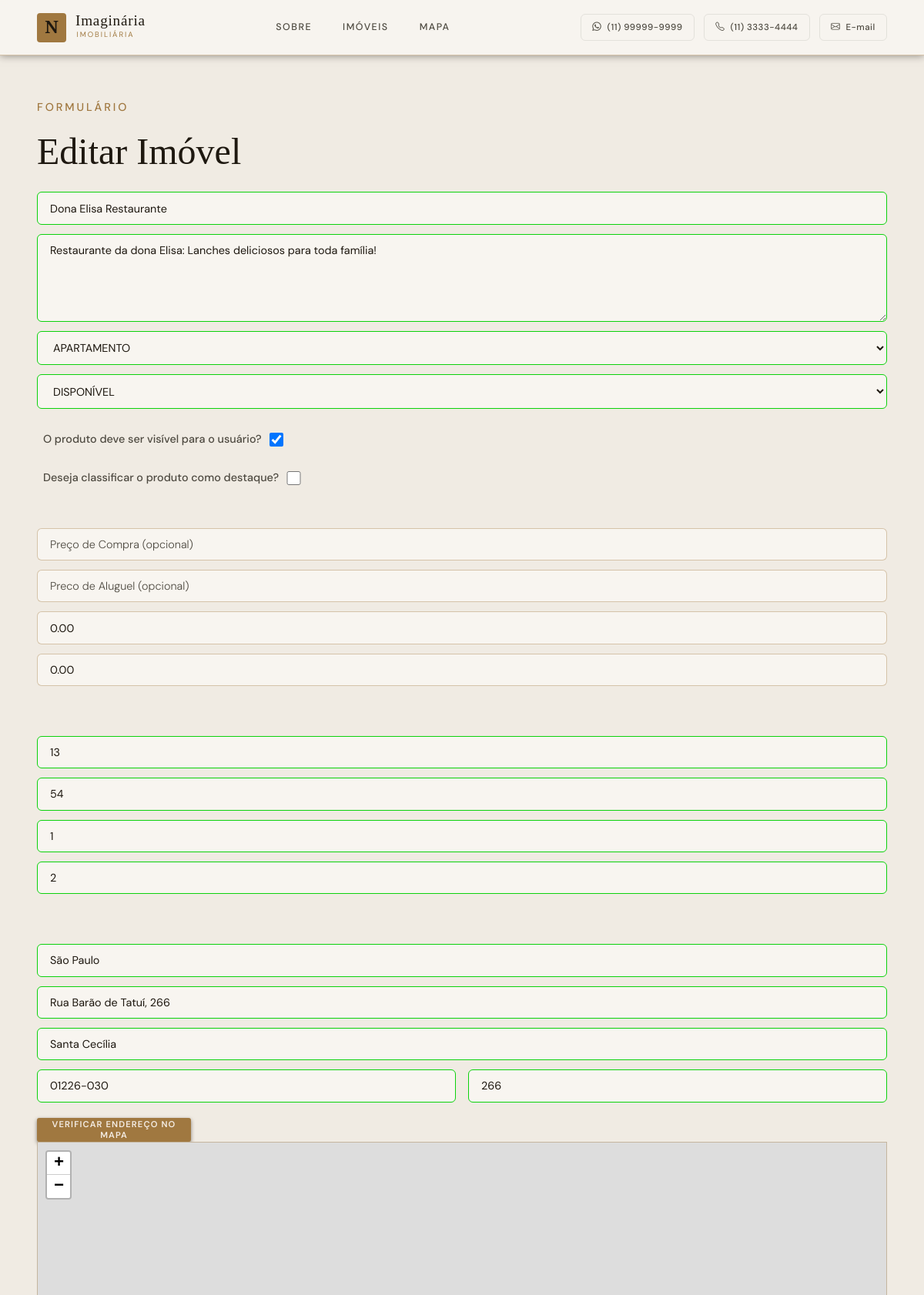
/ad_11min_k/edit/1 (signed in, upper part), run on an earlier commit of the app's database.
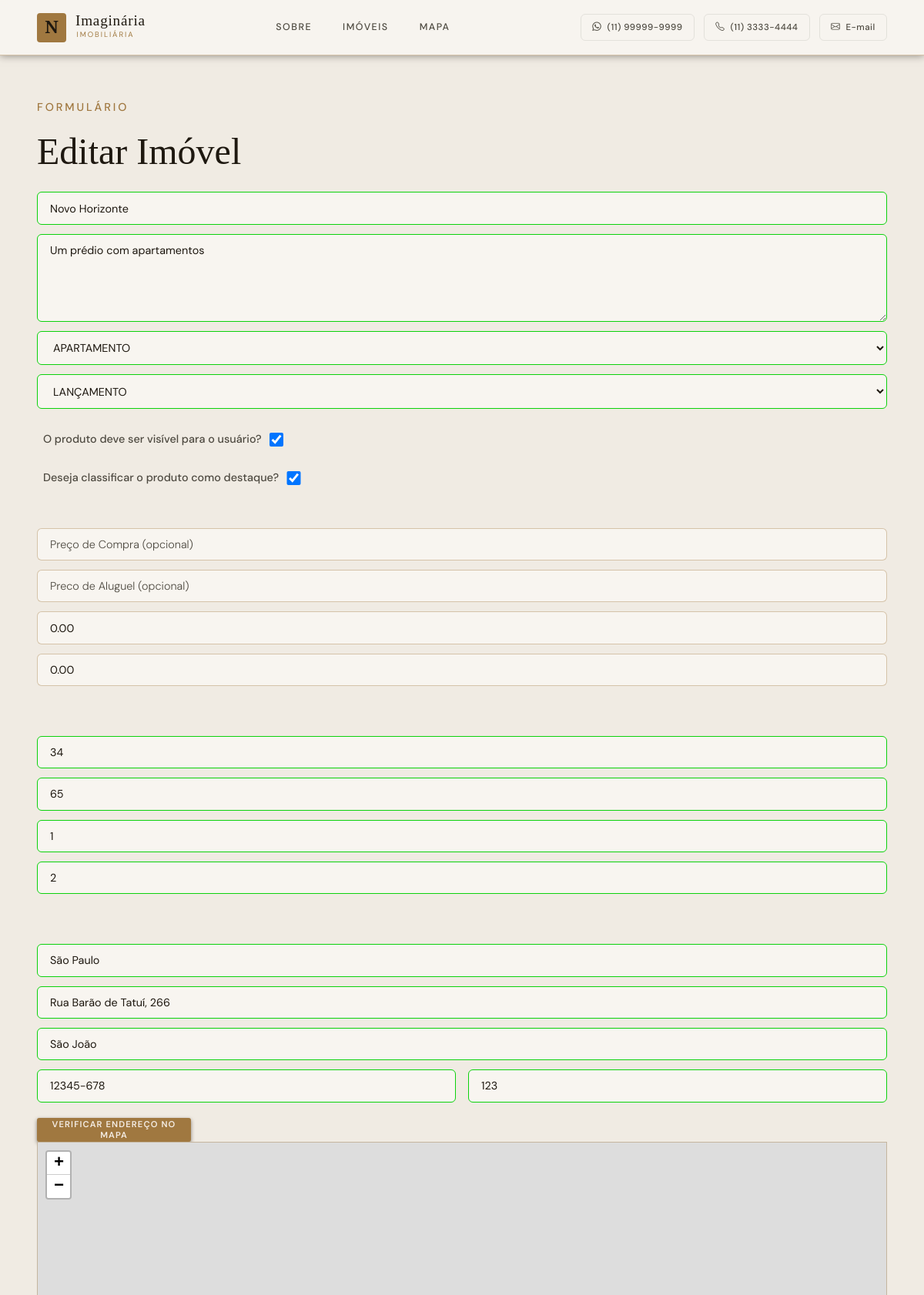
And on a later commit of the database.
### models.py (models this page shows, shortened)
class Imovel(db.Model):
    __tablename__ = 'imoveis'
    id = db.Column(db.Integer, primary_key=True)
    nome = db.Column(db.String(50), nullable=False)
    slug = db.Column(db.String(50), nullable=True)
    descricao = db.Column(db.String(500), nullable=False)
    tipo_de_produto = db.Column(db.Enum(TipoDeProduto), nullable=False)
    status = db.Column(db.Enum(Status), nullable=False)
    esta_visivel = db.Column(db.Boolean, default=True)
    esta_em_destaque = db.Column(db.Boolean, default=False)
    preco_compra = db.Column(db.Numeric(15, 2), nullable=True)
    preco_aluguel = db.Column(db.Numeric(12, 2), nullable=True)
    condominio = db.Column(db.Numeric(12, 2), default=0.0, nullable=True)
    iptu = db.Column(db.Numeric(12, 2), default=0.0, nullable=True)
    menor_area_em_metros_quadrados = db.Column(db.SmallInteger, nullable=False)
    maior_area_em_metros_quadrados = db.Column(db.SmallInteger, nullable=False)
    menor_quantidade_de_dormitorios = db.Column(db.SmallInteger, default=0)
    maior_quantidade_de_dormitorios = db.Column(db.SmallInteger, default=0)
    cidade = db.Column(db.String(100), nullable=False)
    bairro = db.Column(db.String(100), nullable=False)
    endereco = db.Column(db.String(255), nullable=False)
    cep = db.Column(db.String(10), nullable=False)
    numero = db.Column(db.String(10), nullable=False)
    metros_ate_o_metro_mais_proximo = db.Column(db.Integer, default=10000)
    imagens_principais_do_produto = db.relationship('ImagensImovel', backref="imovel", lazy=True, cascade="all, delete-orphan")
    imagens_do_produto = db.relationship('ImagemComDescricao', back_populates='imovel_rel_imagem', lazy=True, cascade="all, delete-orphan")
    plantas_do_produto = db.relationship('PlantaComDescricao', back_populates='imovel_rel_planta', lazy=True, cascade="all, delete-orphan")

### app.py (the view)
@app.route("/ad_11min_k/edit/<id_imovel>", methods=['GET', 'POST'])
@limiter.limit("6/minute")
def editar_imovel(id_imovel):
    imovel = Imovel.query.get_or_404(id_imovel)
    if request.method == 'POST':
        app.logger.warning(f'^ O imóvel *{imovel.nome}* começou a ser editado pelo painél de admin')
        form = ImovelForm(CombinedMultiDict((request.form, request.files)))
        form.tipo_de_produto.choices = [(tipo.name, tipo.value) for tipo in TipoDeProduto]
        form.status.choices = [(status.name, status.value) for status in Status]
        if form.validate():
            try:
                caminhos_antigos_imagens_principais = []
                for campo in imovel.imagens_principais_do_produto:
                    caminhos_antigos_imagens_principais.extend([
                        campo.caminho_da_imagem_principal,
                        campo.caminho_da_imagem_de_fachada1,
                        campo.caminho_da_imagem_de_fachada2,
                    ])
                lista_de_caminhos_das_imagens_principais, _, _ = salvar_imagens_de_novo_imovel(form)
                imovel.nome = form.nome.data
                imovel.descricao = form.descricao.data
                imovel.tipo_de_produto = TipoDeProduto[form.tipo_de_produto.data]
                imovel.status = Status[form.status.data]
                imovel.esta_visivel = form.esta_visivel.data
                imovel.esta_em_destaque = form.esta_em_destaque.data
                imovel.preco_compra = form.preco_compra.data
                imovel.preco_aluguel = form.preco_aluguel.data
                imovel.condominio = form.condominio.data
                imovel.iptu = form.iptu.data
                imovel.menor_area_em_metros_quadrados = form.menor_area_em_metros_quadrados.data
                imovel.maior_area_em_metros_quadrados = form.maior_area_em_metros_quadrados.data
                imovel.menor_quantidade_de_dormitorios = form.menor_quantidade_de_dormitorios.data
                imovel.maior_quantidade_de_dormitorios = form.maior_quantidade_de_dormitorios.data
                imovel.cidade = form.cidade.data
                imovel.bairro = form.bairro.data
                imovel.endereco = form.endereco.data
                imovel.cep = form.cep.data
                imovel.numero = form.numero.data
                if form.metros_ate_o_metro_mais_proximo.data:
                    imovel.metros_ate_o_metro_mais_proximo = form.metros_ate_o_metro_mais_proximo.data
                else:
                    imovel.metros_ate_o_metro_mais_proximo = 10000
                imovel.slug = slugify(form.nome.data)
                if imovel.imagens_principais_do_produto:
                    imagem_existente = imovel.imagens_principais_do_produto[0]
                    imagem_existente.caminho_da_imagem_principal = lista_de_caminhos_das_imagens_principais[0]
                    imagem_existente.caminho_da_imagem_de_fachada1 = lista_de_caminhos_das_imagens_principais[1]
                    imagem_existente.caminho_da_imagem_de_fachada2 = lista_de_caminhos_das_imagens_principais[2]
                else:
                    imagens_principais_novo_imovel = ImagensImovel(
                        caminho_da_imagem_principal=lista_de_caminhos_das_imagens_principais[0],
                        caminho_da_imagem_de_fachada1=lista_de_caminhos_das_imagens_principais[1],
                        caminho_da_imagem_de_fachada2=lista_de_caminhos_das_imagens_principais[2],
                    )
                    imovel.imagens_principais_do_produto.append(imagens_principais_novo_imovel)
                db.session.flush()
                db.session.commit()
                deletar_imagens(caminhos_antigos_imagens_principais)
                flash("Imóvel editado com sucesso!", "success")
                app.logger.warning(f'^ O imóvel *{imovel.nome}* foi editado com sucesso pelo painél de admin')
                return redirect(url_for('mostrar_imovel_admin', slug_imovel=imovel.slug))
            except Exception as e:
                db.session.rollback()
                app.logger.error(f'^ Erro ao editar imóvel: {str(e)}')
                flash("Erro ao editar o imóvel. Tente novamente.", "error")
                form = ImovelForm(obj=imovel)
                form.tipo_de_produto.choices = [(tipo.name, tipo.value) for tipo in TipoDeProduto]
                form.status.choices = [(status.name, status.value) for status in Status]
                return render_template('editar_imovel.html', form=form, imovel=imovel)
        else:
            app.logger.info(f'^ Erros de validação ao editar imóvel: {form.errors}')
            flash("Erro de validação. Verifique os campos com informações inválidas.", "error")
            return render_template('editar_imovel.html', form=form, imovel=imovel)
    elif request.method == 'GET':
        form = ImovelForm(obj=imovel)
        form.tipo_de_produto.choices = [(tipo.name, tipo.value) for tipo in TipoDeProduto]
        form.status.choices = [(status.name, status.value) for status in Status]
        form.tipo_de_produto.data = imovel.tipo_de_produto.name
        form.status.data = imovel.status.name
        for index, imagem in enumerate(imovel.imagens_do_produto):
            if index < len(form.lista_de_caminhos_de_imagens_adicionais):
                form.lista_de_caminhos_de_imagens_adicionais[index].descricao.data = imagem.descricao
        for index, planta in enumerate(imovel.plantas_do_produto):
            if index < len(form.lista_de_caminhos_de_imagens_de_plantas):
                form.lista_de_caminhos_de_imagens_de_plantas[index].descricao.data = planta.descricao
        return render_template('editar_imovel.html', form=form, imovel=imovel)

### forms.py
class ImagemComContexto(FlaskForm):
    imagem = FileField('Imagem Adicional', [
        FileAllowed(['jpg', 'png', 'jpeg'], 'Apenas imagens (.jpg, .png, .jpeg)')
    ])
    descricao = StringField('Descrição Curta', [validators.Length(max=50)])

### app.py (called while the page is built)
@login_manager.user_loader
def load_user(admin_id):
    return db.session.get(Admin, int(admin_id))

@app.before_request
def enforce_login_globally():
    public_endpoints = ['login', 'index', 'mostrar_imovel', 'static']
    if request.endpoint not in public_endpoints and not current_user.is_authenticated:
        return abort(404)

### templates/editar_imovel.html (shortened to what this page needs)
{% extends 'base.html' %}
{% block main %}
<main>
    <section id="sobre" class="general-section-padding alt-section-background">
        <div class="general-content listings__header">
            <span class="section-label">Formulário</span>
            <h2 class="section-title">Editar Imóvel</h2>
        </div>
        {% with form=form, action="edit", imovel=imovel %}
            {% include 'partials/_formulario_imovel.html' %}
        {% endwith %}
    </section>
</main>
{% endblock %}

### templates/base.html (shortened to what this page needs)
<!DOCTYPE html>
<html lang="en">
<head>
    <link rel="stylesheet" href="{{ url_for('static', filename='css/style.css') }}" />
    <link rel="stylesheet" href="https://unpkg.com/leaflet@1.9.4/dist/leaflet.css" />
    <link rel="stylesheet" href="https://cdn.jsdelivr.net/npm/bootstrap-icons@1.11.3/font/bootstrap-icons.min.css">
</head>
<body>
    <header class="header">
        <a href="/" class="header__logo">
            <span class="header__logo-symbol">N</span>
            <div>
                <span class="header__logo-name">Imaginária</span>
                <span class="header__logo-tag">Imobiliária</span>
            </div>
        </a>
        <nav class="header__nav">
            <a href="#sobre">Sobre</a>
            <a href="#imoveis">Imóveis</a>
            <a href="#mapa">Mapa</a>
        </nav>
        <div class="header__contact">
            <a href="https://wa.me/5511999999999" target="_blank" rel="noopener noreferrer" class="contact-btn contact-btn" title="WhatsApp">
                <i class="bi bi-whatsapp"></i>
                <span>(11) 99999-9999</span>
            </a>
            <a href="tel:+551133334444" target="_blank" rel="noopener noreferrer" class="contact-btn contact-btn--phone" title="Telefone">
                <i class="bi bi-telephone"></i>
                <span>(11) 3333-4444</span>
            </a>
            <a href="mailto:contato@nobreimoveis.com.br" target="_blank" rel="noopener noreferrer" class="contact-btn contact-btn--mail" title="E-mail">
                <i class="bi bi-envelope"></i>
                <span>E-mail</span>
            </a>
        </div>
    </header>
    {% block main %}
    {% endblock %}
</body>
</html>

### templates/partials/_formulario_imovel.html (shortened to what this page needs)
{% if action == "add" %}
<form action="/ad_11min_k" method="POST" enctype="multipart/form-data" class="general-content">
{% elif action == "edit" %}
<form action="/ad_11min_k/edit/{{ imovel.id }}" method="POST" enctype="multipart/form-data" class="general-content">
{% endif %}
    <p>
        {{ form.nome(placeholder="Nome do imóvel") }}
        {{ form.descricao(class="text-area", placeholder="Descrição do Imóvel") }}
        {{ form.tipo_de_produto(placeholder="Tipo de Produto") }}
        {{ form.status(placeholder="Status") }}
        <div class="checkbox-form">
            {{ form.esta_visivel.label }}
            {{ form.esta_visivel(checked=True) }}
        </div>
        <br>
        <div class="checkbox-form">
            {{ form.esta_em_destaque.label }}
            {{ form.esta_em_destaque(checked=False) }}
        </div>
        <br><br>
        {{ form.preco_compra(placeholder="Preço de Compra (opcional)") }}
        {{ form.preco_aluguel(placeholder="Preco de Aluguel (opcional)") }}
        {{ form.condominio(placeholder="Preço do Condomínio (opcional)") }}
        {{ form.iptu(placeholder="Preço do IPTU (opcional)") }}
        <br><br>
        {{ form.menor_area_em_metros_quadrados(placeholder="Menor Área em metros quadrados") }}
        {{ form.maior_area_em_metros_quadrados(placeholder="Maior Área em metros quadrados") }}
        {{ form.menor_quantidade_de_dormitorios(placeholder="Quantidade de Dormitórios do menor produto") }}
        {{ form.maior_quantidade_de_dormitorios(placeholder="Quantidade de Dormitórios do maior produto") }}
        <br><br>
        {{ form.cidade(placeholder="Cidade do Imóvel") }}
        {{ form.endereco(placeholder="Endereço do Imóvel") }}
        {{ form.bairro(placeholder="Bairro do Imóvel", id="bairro") }}
        <div id="cep-numero-container">
            {{ form.cep(placeholder="CEP do Imóvel", id="cep") }}
            {{ form.numero(placeholder="Número do Imóvel", id="numero") }}
        </div>
        <button type="button" id="btn-buscar" class="btn btn-form">Verificar Endereço no Mapa</button>
        <div class="map-section-container">
            <div id="map"></div>
        </div>
        <br><br>
        <br><br>
    </p>
</form>

What changed in the data, as far as the page shows it:
changed Imovel "APARTAMENTO": nome "Dona Elisa Restaurante" → "Novo Horizonte"; descricao "Restaurante da dona Elisa: Lanches deliciosos para toda família!" → "Um prédio com apartamentos"; status "DISPONÍVEL" → "LANÇAMENTO"; esta_em_destaque "☐" → "☑"; menor_area_em_metros_quadrados "13" → "34"; maior_area_em_metros_quadrados "54" → "65"; bairro "Santa Cecília" → "São João"; cep "01226-030" → "12345-678"; numero "266" → "123"
